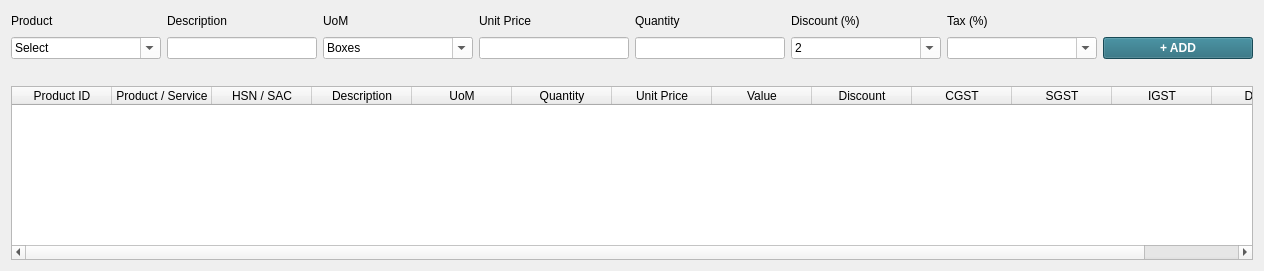
   <widget class="QWidget" name="layoutWidget">
    <property name="geometry">
     <rect>
      <x>20</x>
      <y>200</y>
      <width>1255</width>
      <height>271</height>
     </rect>
    </property>
    <layout class="QVBoxLayout" name="verticalLayout_3">
     <item>
      <layout class="QVBoxLayout" name="verticalLayout_2">
       <item>
        <layout class="QHBoxLayout" name="horizontalLayout_4">
         <item>
          <widget class="QLabel" name="product_lbl">
           <property name="minimumSize">
            <size>
             <width>150</width>
             <height>0</height>
            </size>
           </property>
           <property name="maximumSize">
            <size>
             <width>150</width>
             <height>16777215</height>
            </size>
           </property>
           <property name="font">
            <font>
             <pointsize>9</pointsize>
            </font>
           </property>
           <property name="text">
            <string>Product</string>
           </property>
          </widget>
         </item>
         <item>
          <widget class="QLabel" name="description_lbl">
           <property name="minimumSize">
            <size>
             <width>150</width>
             <height>0</height>
            </size>
           </property>
           <property name="maximumSize">
            <size>
             <width>150</width>
             <height>16777215</height>
            </size>
           </property>
           <property name="font">
            <font>
             <pointsize>9</pointsize>
            </font>
           </property>
           <property name="text">
            <string>Description</string>
           </property>
          </widget>
         </item>
         <item>
          <widget class="QLabel" name="uom_lbl">
           <property name="minimumSize">
            <size>
             <width>150</width>
             <height>0</height>
            </size>
           </property>
           <property name="maximumSize">
            <size>
             <width>150</width>
             <height>16777215</height>
            </size>
           </property>
           <property name="font">
            <font>
             <pointsize>9</pointsize>
            </font>
           </property>
           <property name="text">
            <string>UoM</string>
           </property>
          </widget>
         </item>
         <item>
          <widget class="QLabel" name="unit_price_lbl">
           <property name="minimumSize">
            <size>
             <width>150</width>
             <height>0</height>
            </size>
           </property>
           <property name="maximumSize">
            <size>
             <width>150</width>
             <height>16777215</height>
            </size>
           </property>
           <property name="font">
            <font>
             <pointsize>9</pointsize>
            </font>
           </property>
           <property name="text">
            <string>Unit Price</string>
           </property>
          </widget>
         </item>
         <item>
          <widget class="QLabel" name="quantity_lbl">
           <property name="minimumSize">
            <size>
             <width>150</width>
             <height>0</height>
            </size>
           </property>
           <property name="maximumSize">
            <size>
             <width>150</width>
             <height>16777215</height>
            </size>
           </property>
           <property name="text">
            <string>Quantity</string>
           </property>
          </widget>
         </item>
         <item>
          <widget class="QLabel" name="discount_lbl">
           <property name="minimumSize">
            <size>
             <width>150</width>
             <height>0</height>
            </size>
           </property>
           <property name="maximumSize">
            <size>
             <width>150</width>
             <height>16777215</height>
            </size>
           </property>
           <property name="font">
            <font>
             <pointsize>9</pointsize>
            </font>
           </property>
           <property name="text">
            <string>Discount (%)</string>
           </property>
          </widget>
         </item>
         <item>
          <widget class="QLabel" name="tax_lbl">
           <property name="minimumSize">
            <size>
             <width>150</width>
             <height>0</height>
            </size>
           </property>
           <property name="maximumSize">
            <size>
             <width>150</width>
             <height>16777215</height>
            </size>
           </property>
           <property name="font">
            <font>
             <pointsize>9</pointsize>
            </font>
           </property>
           <property name="text">
            <string>Tax (%)</string>
           </property>
          </widget>
         </item>
         <item>
          <spacer name="horizontalSpacer">
           <property name="orientation">
            <enum>Qt::Horizontal</enum>
           </property>
           <property name="sizeHint" stdset="0">
            <size>
             <width>40</width>
             <height>20</height>
            </size>
           </property>
          </spacer>
         </item>
        </layout>
       </item>
       <item>
        <layout class="QHBoxLayout" name="horizontalLayout_5">
         <item>
          <widget class="QComboBox" name="product_cmb">
           <property name="minimumSize">
            <size>
             <width>150</width>
             <height>0</height>
            </size>
           </property>
           <property name="maximumSize">
            <size>
             <width>150</width>
             <height>16777215</height>
            </size>
           </property>
           <property name="font">
            <font>
             <pointsize>9</pointsize>
            </font>
           </property>
           <property name="styleSheet">
            <string notr="true">background-color:white;</string>
           </property>
           <property name="editable">
            <bool>true</bool>
           </property>
           <item>
            <property name="text">
             <string>Select</string>
            </property>
           </item>
          </widget>
         </item>
         <item>
          <widget class="QLineEdit" name="description_le">
           <property name="minimumSize">
            <size>
             <width>150</width>
             <height>0</height>
            </size>
           </property>
           <property name="maximumSize">
            <size>
             <width>150</width>
             <height>16777215</height>
            </size>
           </property>
           <property name="font">
            <font>
             <pointsize>9</pointsize>
            </font>
           </property>
           <property name="styleSheet">
            <string notr="true">background-color:white;</string>
           </property>
          </widget>
         </item>
         <item>
          <widget class="QComboBox" name="uom_cmb">
           <property name="minimumSize">
            <size>
             <width>150</width>
             <height>0</height>
            </size>
           </property>
           <property name="maximumSize">
            <size>
             <width>150</width>
             <height>16777215</height>
            </size>
           </property>
           <property name="font">
            <font>
             <pointsize>9</pointsize>
            </font>
           </property>
           <property name="styleSheet">
            <string notr="true">background-color:white;</string>
           </property>
           <property name="editable">
            <bool>true</bool>
           </property>
           <item>
            <property name="text">
             <string>Boxes</string>
            </property>
           </item>
          </widget>
         </item>
         <item>
          <widget class="QLineEdit" name="unit_price_le">
           <property name="minimumSize">
            <size>
             <width>150</width>
             <height>0</height>
            </size>
           </property>
           <property name="maximumSize">
            <size>
             <width>150</width>
             <height>16777215</height>
            </size>
           </property>
           <property name="font">
            <font>
             <pointsize>9</pointsize>
            </font>
           </property>
           <property name="styleSheet">
            <string notr="true">background-color:white;</string>
           </property>
          </widget>
         </item>
         <item>
          <widget class="QLineEdit" name="quantity_le">
           <property name="minimumSize">
            <size>
             <width>150</width>
             <height>0</height>
            </size>
           </property>
           <property name="maximumSize">
            <size>
             <width>150</width>
             <height>16777215</height>
            </size>
           </property>
           <property name="styleSheet">
            <string notr="true">background-color:white;</string>
           </property>
          </widget>
         </item>
         <item>
          <widget class="QComboBox" name="discount_cmb">
           <property name="minimumSize">
            <size>
             <width>150</width>
             <height>0</height>
            </size>
           </property>
           <property name="maximumSize">
            <size>
             <width>150</width>
             <height>16777215</height>
            </size>
           </property>
           <property name="font">
            <font>
             <pointsize>9</pointsize>
            </font>
           </property>
           <property name="styleSheet">
            <string notr="true">background-color:white;</string>
           </property>
           <property name="editable">
            <bool>true</bool>
           </property>
           <item>
            <property name="text">
             <string>2</string>
            </property>
           </item>
          </widget>
         </item>
         <item>
          <widget class="QComboBox" name="tax_cmb">
           <property name="minimumSize">
            <size>
             <width>150</width>
             <height>0</height>
            </size>
           </property>
           <property name="maximumSize">
            <size>
             <width>150</width>
             <height>16777215</height>
            </size>
           </property>
           <property name="font">
            <font>
             <pointsize>9</pointsize>
            </font>
           </property>
           <property name="styleSheet">
            <string notr="true">background-color:white;</string>
           </property>
           <property name="editable">
            <bool>true</bool>
           </property>
          </widget>
         </item>
         <item>
          <widget class="QPushButton" name="add_pb">
           <property name="minimumSize">
            <size>
             <width>150</width>
             <height>0</height>
            </size>
           </property>
           <property name="font">
            <font>
             <pointsize>9</pointsize>
             <weight>75</weight>
             <bold>true</bold>
            </font>
           </property>
           <property name="styleSheet">
            <string notr="true">background-color: rgb(33, 103, 120);
color:white;</string>
           </property>
           <property name="text">
            <string>+ ADD</string>
           </property>
          </widget>
         </item>
        </layout>
       </item>
      </layout>
     </item>
     <item>
      <spacer name="verticalSpacer_4">
       <property name="orientation">
        <enum>Qt::Vertical</enum>
       </property>
       <property name="sizeHint" stdset="0">
        <size>
         <width>20</width>
         <height>40</height>
        </size>
       </property>
      </spacer>
     </item>
     <item>
      <widget class="QTableWidget" name="table_tw">
       <column>
        <property name="text">
         <string>Product ID</string>
        </property>
       </column>
       <column>
        <property name="text">
         <string>Product / Service</string>
        </property>
       </column>
       <column>
        <property name="text">
         <string>HSN / SAC</string>
        </property>
       </column>
       <column>
        <property name="text">
         <string>Description</string>
        </property>
       </column>
       <column>
        <property name="text">
         <string>UoM</string>
        </property>
       </column>
       <column>
        <property name="text">
         <string>Quantity</string>
        </property>
       </column>
       <column>
        <property name="text">
         <string>Unit Price</string>
        </property>
       </column>
       <column>
        <property name="text">
         <string>Value</string>
        </property>
       </column>
       <column>
        <property name="text">
         <string>Discount</string>
        </property>
       </column>
       <column>
        <property name="text">
         <string>CGST</string>
        </property>
       </column>
       <column>
        <property name="text">
         <string>SGST</string>
        </property>
       </column>
       <column>
        <property name="text">
         <string>IGST</string>
        </property>
       </column>
       <column>
        <property name="text">
         <string>Delete</string>
        </property>
       </column>
      </widget>
     </item>
    </layout>
   </widget>
